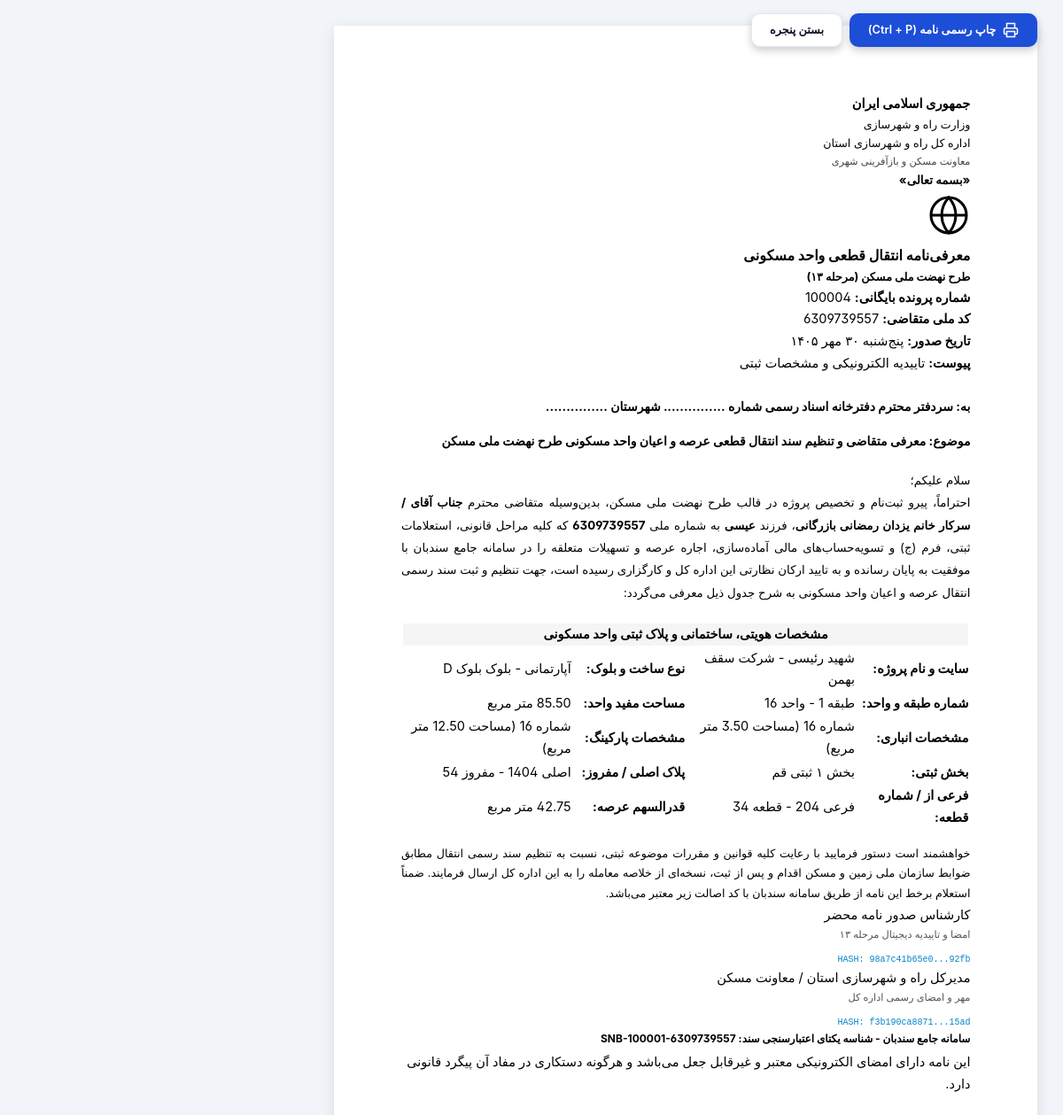
Page /dossier/100004/print/notary-letter/ (signed in) on the committed database.
### workflow/models.py (models this page shows, shortened)
class HousingDossier(models.Model):
    STAGE_ROLES = {
        0: ("brokerage", "کارشناس ثبت اطلاعات متقاضی و واحد انتخابی و پلاک ثبتی", "ثبت اطلاعات متقاضی و واحد"),
        1: ("brokerage", "کارشناس اطلاعات", "کنترل اطلاعات پلاک ثبتی"),
        2: ("brokerage", "کارشناس اطلاعات (کارگزاری)", "ورود مبلغ تمام شده"),
        3: ("directorate", "کارشناس بررسی فرم ج (عالمی)", "بررسی فرم ج"),
        4: ("directorate", "کارشناس برنامه ریزی مسکن (حیدری)", "ورود مبلغ وام صندوق"),
        5: ("directorate", "کارشناس برنامه ریزی مسکن (حیدری)", "مبلغ نامه (کسر یا تخفیف) پیمانکار"),
        6: ("directorate", "کارشناس برنامه ریزی مسکن (حیدری)", "مبلغ تسهیلات دهک"),
        7: ("directorate", "کارشناس برنامه ریزی مسکن (وصالی)", "تعیین مبلغ باقیمانده نقدی مورد نیاز"),
        8: ("directorate", "کارشناس برنامه ریزی مسکن (وصالی / حیدری)", "ارسال و درج شماره و تاریخ نامه بانک"),
        9: ("brokerage", "کارشناس تشکیل پرونده کارگزاری", "اسکن مدارک و دفترچه اقساط"),
        10: ("brokerage", "مدیرعامل کارگزاری", "تأیید مدیرعامل کارگزاری"),
        11: ("directorate", "کارشناس نهضت ملی مسکن و استعلام تسهیلات بانکی", "بررسی استعلام تسهیلات بانکی"),
        12: ("directorate", "کارشناس فنی و مهندسی", "بررسی مشخصات فنی، پلاک و عرصه"),
        13: ("directorate", "کارشناس املاک", "بررسی و بارگذاری سند املاک"),
        14: ("directorate", "کارشناس بانک زمین", "بررسی اطلاعات بانک زمین"),
        15: ("directorate", "کارشناس حقوقی", "بررسی حقوقی و استعلامات اراضی"),
        16: ("directorate", "کارشناس فرم ج", "تطبیق نهایی فرم ج اداره کل"),
        17: ("directorate", "کارشناس ارزیابی", "ارزیابی قدرالسهم و اجاره عرصه"),
        18: ("brokerage", "کارشناس اخذ اجاره و آماده سازی و تسهیلات دهک", "اخذ اجاره، آماده‌سازی و چک دهک"),
        19: ("directorate", "کارشناس تسویه با پیمانکار", "تسویه حساب با پیمانکار سازنده"),
        20: ("directorate", "کارشناس صدور نامه محضر", "صدور نامه معرفی به دفتر اسناد رسمی (محضر)"),
        21: ("directorate", "کارشناس بایگانی", "مشاهده فرم نهایی و بایگانی قطعی پرونده"),
    }
    national_id = models.CharField(max_length=10, unique=True, db_index=True, verbose_name="کدملی / شماره پیشنویس")
    archive_number = models.PositiveIntegerField(unique=True, db_index=True, verbose_name="شماره بایگانی")
    current_stage = models.PositiveSmallIntegerField(default=0, db_index=True, verbose_name="مرحله جاری (۰ تا ۲۱)")
    is_locked = models.BooleanField(default=False, verbose_name="قفل نهایی بایگانی")
    STATUS_CHOICES = [
        ("IN_PROGRESS", "در جریان اقدام"),
        ("RETURNED", "برگشت‌خورده جهت اصلاح و بازبینی"),
        ("COMPLETED", "نهایی و بایگانی قطعی"),
    ]
    status = models.CharField(max_length=30, choices=STATUS_CHOICES, default="IN_PROGRESS", db_index=True, verbose_name="وضعیت فرآیند")
    return_reason = models.TextField(blank=True, verbose_name="علت آخرین برگشت پرونده")
    return_by = models.CharField(max_length=150, blank=True, verbose_name="برگشت‌دهنده")
    return_from_stage = models.PositiveSmallIntegerField(null=True, blank=True, verbose_name="مرحله برگشت‌دهنده")
    full_name = models.CharField(max_length=150, verbose_name="نام و نام خانوادگی متقاضی")
    father_name = models.CharField(max_length=100, verbose_name="نام پدر")
    birth_date = models.CharField(max_length=10, blank=True, verbose_name="تاریخ تولد (شمسی)")
    spouse_full_name = models.CharField(max_length=150, blank=True, verbose_name="نام و نام خانوادگی همسر")
    spouse_father_name = models.CharField(max_length=100, blank=True, verbose_name="نام پدر همسر")
    spouse_national_id = models.CharField(max_length=10, blank=True, verbose_name="کد ملی همسر")
    spouse_birth_date = models.CharField(max_length=10, blank=True, verbose_name="تاریخ تولد همسر")
    spouse_id_number = models.CharField(max_length=20, blank=True, verbose_name="شماره شناسنامه همسر")
    spouse_birth_place = models.CharField(max_length=100, blank=True, verbose_name="محل تولد / صدور همسر")
    spouse_form_j_status = models.CharField(max_length=50, default="سبز (استعلام شده)", blank=True, verbose_name="وضعیت فرم ج همسر")
    marital_status = models.CharField(max_length=50, default="متاهل (واجد شرایط طرح زوجین)", blank=True, verbose_name="وضعیت تاهل")
    is_married_confirmed = models.BooleanField(default=True, verbose_name="احراز زوجیت و تایید تاهل")
    decile = models.PositiveSmallIntegerField(default=1, verbose_name="دهک درآمدی (۱ تا ۱۰)")
    site = models.CharField(max_length=100, verbose_name="سایت")
    project = models.CharField(max_length=200, verbose_name="نام پروژه")
    construction_type = models.CharField(max_length=50, default="آپارتمانی", verbose_name="نوع ساخت")
    block_name = models.CharField(max_length=50, blank=True, verbose_name="نام بلوک")
    floor_number = models.PositiveSmallIntegerField(default=1, verbose_name="شماره طبقه")
    unit_number = models.PositiveIntegerField(default=1, verbose_name="شماره واحد")
    unit_area = models.DecimalField(max_digits=7, decimal_places=2, default=85.00, verbose_name="مساحت واحد")
    storage_number = models.PositiveIntegerField(null=True, blank=True, verbose_name="شماره انباری")
    storage_area = models.DecimalField(max_digits=6, decimal_places=2, default=0, verbose_name="مساحت انباری")
    parking_number = models.PositiveIntegerField(null=True, blank=True, verbose_name="شماره پارکینگ")
    parking_area = models.DecimalField(max_digits=6, decimal_places=2, default=0, verbose_name="مساحت پارکینگ")
    registration_section = models.CharField(max_length=100, blank=True, verbose_name="بخش ثبتی")
    main_plaque = models.IntegerField(null=True, blank=True, verbose_name="پلاک اصلی")
    separated_plaque = models.IntegerField(null=True, blank=True, verbose_name="پلاک مفروز")
    sub_plaque = models.IntegerField(null=True, blank=True, verbose_name="فرعی از")
    plot_number = models.IntegerField(null=True, blank=True, verbose_name="شماره قطعه")
    base_cost_without_loan = models.BigIntegerField(default=4500000000, verbose_name="قیمت تمام شده بدون وام ۶۵۰ میلیونی (ریال)")
    fund_loan_amount = models.BigIntegerField(default=0, verbose_name="مبلغ وام صندوق (ریال)")
    contractor_letter_amount = models.BigIntegerField(default=0, verbose_name="مبلغ نامه پیمانکار (ریال)")
    decile_loan_amount = models.BigIntegerField(default=0, verbose_name="مبلغ وام دهک (ریال)")
    applicant_equity = models.BigIntegerField(default=0, verbose_name="مبلغ آورده نقدی متقاضی (ریال)")
    is_sms_sent = models.BooleanField(default=False, verbose_name="ارسال پیامک تعیین آورده")
    sms_sent_at = models.DateTimeField(null=True, blank=True, verbose_name="زمان ارسال پیامک")
    is_equity_funded = models.BooleanField(default=False, verbose_name="تأیید تأمین مبلغ آورده متقاضی")
    bank_letter_number = models.CharField(max_length=100, blank=True, verbose_name="شماره نامه بانک")
    bank_letter_date = models.CharField(max_length=10, blank=True, verbose_name="تاریخ نامه بانک (شمسی)")
    total_land_share = models.DecimalField(max_digits=7, decimal_places=2, null=True, blank=True, verbose_name="جمع کل قدرالسهم (م²)")
    past_years_rent = models.BigIntegerField(default=0, verbose_name="مبلغ اجاره سنوات تا پایان سال جاری")
    current_year_rent = models.BigIntegerField(default=0, verbose_name="مبلغ اجاره سال جاری")
    land_lease_year = models.CharField(max_length=4, default="1403", blank=True, verbose_name="سال اجاره عرصه")
    preparation_cost = models.BigIntegerField(default=0, verbose_name="مبلغ آماده سازی")
    cash_preparation_amount = models.BigIntegerField(default=0, verbose_name="مبلغ نقدی آماده سازی")
    non_cash_preparation_amount = models.BigIntegerField(default=0, verbose_name="مبلغ غیرنقدی آماده سازی")
    is_cash_rent_confirmed = models.BooleanField(default=False, verbose_name="تایید مبلغ نقدی اجاره")
    is_decile_loan_confirmed = models.BooleanField(default=False, verbose_name="تایید چک‌های وام دهک")
    created_at = models.DateTimeField(auto_now_add=True, verbose_name="تاریخ تشکیل پرونده")
    updated_at = models.DateTimeField(auto_now=True, verbose_name="آخرین بروزرسانی")
    class Meta:
        verbose_name = "پرونده مسکن متقاضی"
        verbose_name_plural = "پرونده‌های مسکن متقاضیان"
        ordering = ["-archive_number"]

### workflow/views.py (the view)
# urls.py: path("dossier/<int:pk>/print/notary-letter/", views.notary_letter_print_view, name="notary_letter_print"),
@login_required(login_url='login')
def notary_letter_print_view(request, pk):
    dossier = get_object_or_404(HousingDossier, archive_number=pk)
    return render(request, "dossiers/print_notary.html", {"dossier": dossier})

### templates/dossiers/print_notary.html (shortened to what this page needs)
{% load static %}
<!DOCTYPE html>
<html lang="fa" dir="rtl">
<head>
    <link rel="stylesheet" href="https://cdn.jsdelivr.net/gh/rastikerdar/vazirmatn@v33.003/Vazirmatn-font-face.css">
    <link rel="stylesheet" href="{% static 'css/sanadban.css' %}">
</head>
<body>
    <div class="top-action-bar-print no-print">
        <button onclick="window.print()" class="btn btn-primary" style="box-shadow: 0 4px 10px rgba(0,0,0,0.2);">
            <svg width="18" height="18" viewBox="0 0 24 24" fill="none" stroke="currentColor" stroke-width="2"><polyline points="6 9 6 2 18 2 18 9"></polyline><path d="M6 18H4a2 2 0 0 1-2-2v-5a2 2 0 0 1 2-2h16a2 2 0 0 1 2 2v5a2 2 0 0 1-2 2h-2"></path><rect x="6" y="14" width="12" height="8"></rect></svg>
            <span>چاپ رسمی نامه (Ctrl + P)</span>
        </button>
        <button onclick="window.close()" class="btn btn-outline" style="box-shadow: 0 4px 10px rgba(0,0,0,0.2);">
            <span>بستن پنجره</span>
        </button>
    </div>
    <div class="print-paper">
        <div class="official-letterhead">
            <div class="letterhead-right">
                <div style="font-weight: bold; font-size: 11pt;">جمهوری اسلامی ایران</div>
                <div style="font-size: 9.5pt;">وزارت راه و شهرسازی</div>
                <div style="font-size: 9.5pt;">اداره کل راه و شهرسازی استان</div>
                <div style="font-size: 8.5pt; color: #444;">معاونت مسکن و بازآفرینی شهری</div>
            </div>
            <div class="letterhead-center">
                <div style="font-size: 10pt; font-weight: bold; margin-bottom: 5px;">«بسمه تعالی»</div>
                <svg class="emblem" width="48" height="48" viewBox="0 0 24 24" fill="none" stroke="#000" stroke-width="1.5">
                    <circle cx="12" cy="12" r="10"></circle>
                    <path d="M12 2a15.3 15.3 0 0 1 4 10 15.3 15.3 0 0 1-4 10 15.3 15.3 0 0 1-4-10 15.3 15.3 0 0 1 4-10z"></path>
                    <line x1="2" y1="12" x2="22" y2="12"></line>
                </svg>
                <h2 style="font-size: 12pt; font-weight: bold;">معرفی‌نامه انتقال قطعی واحد مسکونی</h2>
                <h3 style="font-size: 9.5pt;">طرح نهضت ملی مسکن (مرحله ۱۳)</h3>
            </div>
            <div class="letterhead-left fa-num">
                <div><strong>شماره پرونده بایگانی:</strong> {{ dossier.archive_number|default:'100001' }}</div>
                <div><strong>کد ملی متقاضی:</strong> {{ dossier.national_id|default:'0012345678' }}</div>
                <div><strong>تاریخ صدور:</strong> {{ today_jalali }}</div>
                <div><strong>پیوست:</strong> تاییدیه الکترونیکی و مشخصات ثبتی</div>
            </div>
        </div>
        <div style="margin: 25px 0 15px 0; font-size: 10.5pt; font-weight: bold;">
            به: سردفتر محترم دفترخانه اسناد رسمی شماره ............... شهرستان ...............
        </div>
        <div style="margin-bottom: 20px; font-size: 10.5pt; font-weight: bold;">
            موضوع: معرفی متقاضی و تنظیم سند انتقال قطعی عرصه و اعیان واحد مسکونی طرح نهضت ملی مسکن
        </div>
        <div style="text-align: justify; line-height: 1.9; font-size: 10pt; margin-bottom: 20px;">
            سلام علیکم؛<br>
            احتراماً، پیرو ثبت‌نام و تخصیص پروژه در قالب طرح نهضت ملی مسکن، بدین‌وسیله متقاضی محترم
            <strong>جناب آقای / سرکار خانم {{ dossier.full_name|default:'علیرضا رضایی پور' }}</strong>،
            فرزند <strong>{{ dossier.father_name|default:'محمدرضا' }}</strong>
            به شماره ملی <strong class="fa-num">{{ dossier.national_id|default:'0012345678' }}</strong>
            که کلیه مراحل قانونی، استعلامات ثبتی، فرم (ج) و تسویه‌حساب‌های مالی آماده‌سازی، اجاره عرصه و تسهیلات متعلقه را در سامانه جامع سندبان با موفقیت به پایان رسانده و به تایید ارکان نظارتی این اداره کل و کارگزاری رسیده است، جهت تنظیم و ثبت سند رسمی انتقال عرصه و اعیان واحد مسکونی به شرح جدول ذیل معرفی می‌گردد:
        </div>
        <table class="official-table fa-num">
            <thead>
                <tr>
                    <th colspan="4" style="text-align: center; background-color: #f5f5f5;">مشخصات هویتی، ساختمانی و پلاک ثبتی واحد مسکونی</th>
                </tr>
            </thead>
            <tbody>
                <tr>
                    <td style="width: 20%; font-weight: bold;">سایت و نام پروژه:</td>
                    <td style="width: 30%;">{{ dossier.site|default:'سایت شهید رئیسی' }} - {{ dossier.project|default:'پروژه ۵۶۰ هکتاری فاز ۲' }}</td>
                    <td style="width: 20%; font-weight: bold;">نوع ساخت و بلوک:</td>
                    <td style="width: 30%;">{{ dossier.construction_type|default:'آپارتمانی' }} - بلوک {{ dossier.block_name|default:'B-14' }}</td>
                </tr>
                <tr>
                    <td style="font-weight: bold;">شماره طبقه و واحد:</td>
                    <td>طبقه {{ dossier.floor_number|default:'۳' }} - واحد {{ dossier.unit_number|default:'۱۲' }}</td>
                    <td style="font-weight: bold;">مساحت مفید واحد:</td>
                    <td>{{ dossier.unit_area|default:'85.50' }} متر مربع</td>
                </tr>
                <tr>
                    <td style="font-weight: bold;">مشخصات انباری:</td>
                    <td>شماره {{ dossier.storage_number|default:'۱۲' }} (مساحت {{ dossier.storage_area|default:'3.20' }} متر مربع)</td>
                    <td style="font-weight: bold;">مشخصات پارکینگ:</td>
                    <td>شماره {{ dossier.parking_number|default:'۱۲' }} (مساحت {{ dossier.parking_area|default:'12.50' }} متر مربع)</td>
                </tr>
                <tr>
                    <td style="font-weight: bold;">بخش ثبتی:</td>
                    <td>{{ dossier.registration_section|default:'بخش ۱ ثبتی قم' }}</td>
                    <td style="font-weight: bold;">پلاک اصلی / مفروز:</td>
                    <td>اصلی {{ dossier.main_plaque|default:'۱۴۲۰' }} - مفروز {{ dossier.separated_plaque|default:'۸۵' }}</td>
                </tr>
                <tr>
                    <td style="font-weight: bold;">فرعی از / شماره قطعه:</td>
                    <td>فرعی {{ dossier.sub_plaque|default:'۳۱۲' }} - قطعه {{ dossier.plot_number|default:'۴۸' }}</td>
                    <td style="font-weight: bold;">قدرالسهم عرصه:</td>
                    <td>{{ dossier.total_land_share|default:'42.75' }} متر مربع</td>
                </tr>
            </tbody>
        </table>
        <div style="text-align: justify; line-height: 1.8; font-size: 9.5pt; margin-top: 15px;">
            خواهشمند است دستور فرمایید با رعایت کلیه قوانین و مقررات موضوعه ثبتی، نسبت به تنظیم سند رسمی انتقال مطابق ضوابط سازمان ملی زمین و مسکن اقدام و پس از ثبت، نسخه‌ای از خلاصه معامله را به این اداره کل ارسال فرمایند. ضمناً استعلام برخط این نامه از طریق سامانه سندبان با کد اصالت زیر معتبر می‌باشد.
        </div>
        <div class="signatures-box-row">
            <div class="signature-stamp-box">
                <div class="sign-role">کارشناس صدور نامه محضر</div>
                <div style="font-size: 8.5pt; color: #555;">امضا و تاییدیه دیجیتال مرحله ۱۳</div>
                <div style="margin-top: 10px; font-family: monospace; font-size: 7.5pt; color: #0284c7;">
                    HASH: 98a7c41b65e0...92fb
                </div>
            </div>
            <div class="signature-stamp-box">
                <div class="sign-role">مدیرکل راه و شهرسازی استان / معاونت مسکن</div>
                <div style="font-size: 8.5pt; color: #555;">مهر و امضای رسمی اداره کل</div>
                <div style="margin-top: 10px; font-family: monospace; font-size: 7.5pt; color: #0284c7;">
                    HASH: f3b190ca8871...15ad
                </div>
            </div>
        </div>
        <div class="qr-verification-zone fa-num">
            <div style="font-size: 9pt; font-weight: bold; margin-bottom: 4px;">سامانه جامع سندبان - شناسه یکتای اعتبارسنجی سند: SNB-100001-{{ dossier.national_id|default:'0012345678' }}</div>
            <div>این نامه دارای امضای الکترونیکی معتبر و غیرقابل جعل می‌باشد و هرگونه دستکاری در مفاد آن پیگرد قانونی دارد.</div>
        </div>
    </div>
</body>
</html>

### rows in the picture
HousingDossier: archive_number "100004", national_id "6309739557", full_name "یزدان رمضانی بازرگانی", father_name "عیسی", site "شهید رئیسی", project "شرکت سقف بهمن", construction_type "آپارتمانی", block_name "بلوک D", unit_number "16", registration_section "بخش ۱ ثبتی قم", separated_plaque "54", plot_number "34"

### other values in the picture
{{ today_jalali }} "پنج‌شنبه ۳۰ مهر ۱۴۰۵"
